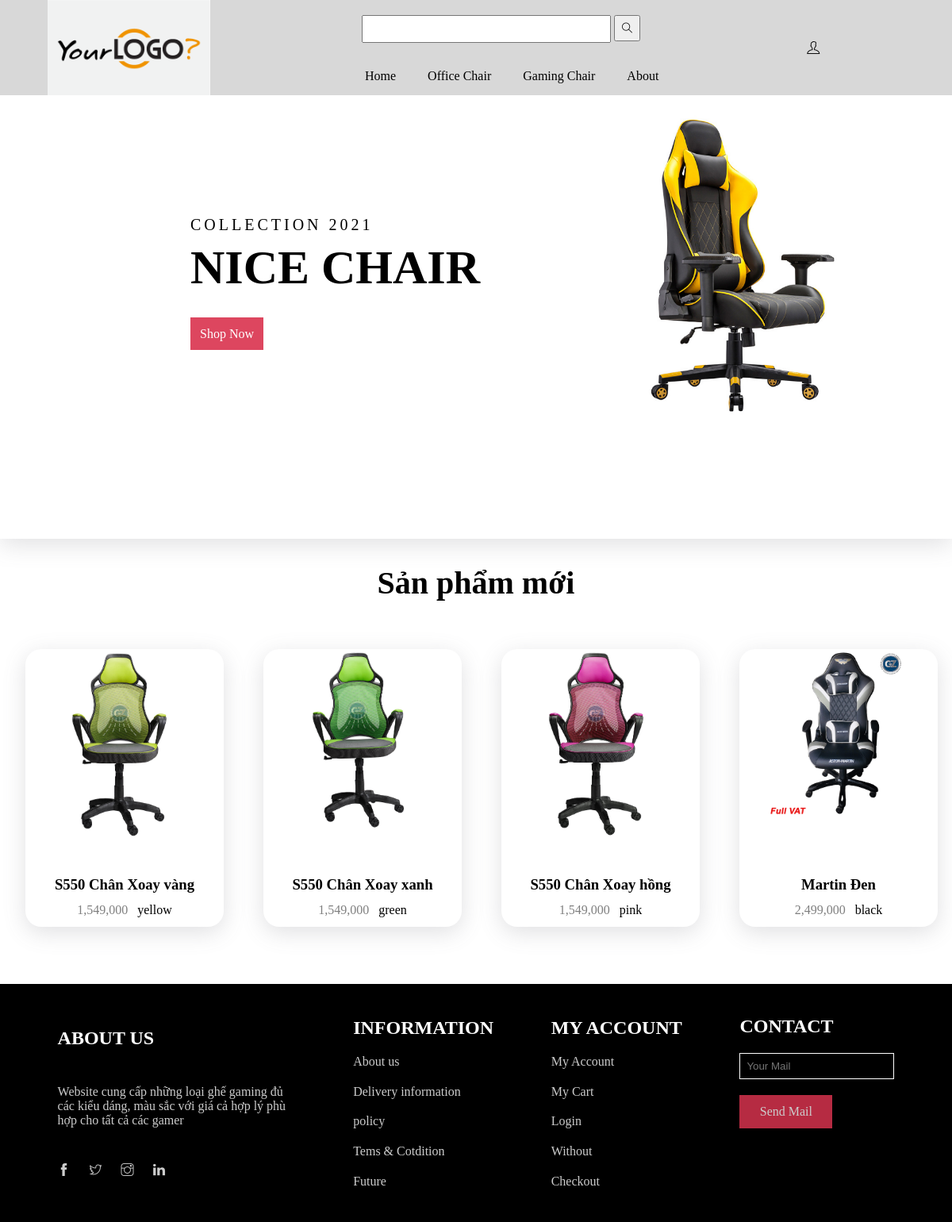
/backend/homepage/index.php, run on the app's committed database.
### tables this page shows
CREATE TABLE `mau` (
  `IDMau` int(11) NOT NULL,
  `IDSP` int(11) DEFAULT NULL,
  `anh` varchar(500) NOT NULL,
  `TenMau` varchar(20) DEFAULT NULL
);

CREATE TABLE `sanpham` (
  `IDSP` int(11) NOT NULL,
  `TenSp` varchar(255) DEFAULT NULL,
  `IDHangSX` int(11) DEFAULT NULL,
  `IDLoai` int(11) DEFAULT NULL,
  `Gia` varchar(20) DEFAULT NULL,
  `SoLuong` int(11) DEFAULT NULL,
  `chitietsp` varchar(500) DEFAULT NULL,
  `create_time` date DEFAULT NULL,
  `update_time` date DEFAULT NULL
);

### db/dbhelper.php (called while the page is built, shortened)
<?php
function executeResult($sql){
    $con=mysqli_connect(HOST,USERNAME,PASSWORD,DATABSE);
    $result= mysqli_query($con, $sql);
    $data=[];
    while($row= mysqli_fetch_array($result,1)){
        $data[]=$row;
    }
    return $data;
}

### backend/homepage/index.php (the view, shortened to what this page needs)
<?php
    require_once('../../db/dbhelper.php');
?>
<!DOCTYPE html>
<html lang="en">
<head>
    <link rel="stylesheet" href="../../assets/style/style.css">
    <link rel="stylesheet" href="../../assets/font/themify-icons-font/themify-icons/themify-icons.css">
</head>
<body>
    <div class="main">
        <div class="header">
            <div class="header-logo">
                <img src="../../assets/imgaes/your-logo.png" alt="logo">
            </div>
            <div class="header-content">
                <div class="header-item">
                    <div class="header-item_search">
                        <form action="../search/request_search.php">
                            <input type="text" name="txt_search" style="width: 85%;">
                            <button type="submit">
                                <i class="ti-search js_search"></i>
                            </button>
                        </form>
                    </div>
                    <div class="header-nav">
                        <ul class="nav">
                            <li><a href="../../backend/homepage/">Home</a></li>
                            <li><a href="../category/sanphamtheoloai.php?tenloai=Văn Phòng">office chair</a></li>
                            <li><a href="../category/sanphamtheoloai.php?tenloai=Gaming">gaming chair</a></li>
                            <li><a href="#">About</a></li>
                        </ul>
                    </div>
                </div>
                <div class="header-item_user">
                    <i class="ti-user js_user" style="padding: 12px;">
                    </i>
                </div>
            </div>
        </div>
        <div class="banner">
            <div class="banner-img">
                <img src="../../assets/imgaes/banner.png" alt="banner">
                <div class="about">
                    <div class="about-banner">
                        <p>Collection 2021</p>
                        <h1>nice chair</h1>
                    </div>
                    <div class="btn-banner">
                        <a href="#" class="btn-shop">Shop Now</a>
                    </div>
                </div>
            </div>
        </div>
        <div class="product">
            <div class="heading">
                <h1>Sản phẩm mới</h1>
            </div>
            <div class="product-view">
                <?php
                    $sql = 'select * from sanpham
                            inner join mau on mau.IDSP = sanpham.IDSP
                            where IDLoai = 1
                            group by sanpham.IDSP desc limit 4';
                    $ProductList = executeResult($sql);
                    foreach($ProductList as $item){
                        echo '
                        <a href="../category/chitietsanpham.php?id='.$item['IDSP'].'" style="width: 25%; color: black;">
                            <div class="product-item">
                                <img style="width: 70%;" src="../../db/imgs/'.$item['anh'].'">
                                <div class="item-info">
                                    <h3>'.$item['TenSp'].'</h3>
                                    <div class="item-much" style="justify-content: center;">
                                        <p>'.$item['Gia'].'</p>
                                        <p>'.$item['TenMau'].'</p>
                                    </div>
                                </div>
                            </div>
                        </a>';
                    }
                ?>
            </div>
        </div>
        <div class="footer">
            <div class="footer-about-us">
                <h2 class="text-white">ABOUT US</h2>
                <p style="color: #ccc;">
                    Website cung cấp những loại ghế gaming đủ
                    các kiểu dáng, màu sắc với giá cả hợp lý
                    phù hợp cho tất cả các gamer
                </p>
                <div class="icon">
                    <a href="#"><i class="ti-facebook"></i></a>
                    <a href="#"><i class="ti-twitter"></i></a>
                    <a href="#"><i class="ti-instagram"></i></a>
                    <a href="#"><i class="ti-linkedin"></i></a>
                </div>
            </div>
            <div class="footer-information">
                <h2 class="text-white">INFORMATION</h2>
                <a href="#">About us</a>
                <a href="#">Delivery information</a>
                <a href="#">policy</a>
                <a href="#">Tems & Cotdition</a>
                <a href="#">Future</a>
            </div>
            <div class="footer-myaccount">
                <h2 class="text-white">MY ACCOUNT</h2>
                <a href="#">My Account</a>
                <a href="#">My Cart</a>
                <a href="#">Login</a>
                <a href="#">Without</a>
                <a href="#">Checkout</a>
            </div>
            <div class="footer-contact">
                <h2 class="text-white">CONTACT</h2>
                <input type="text" placeholder="Your Mail">
                <a href="#">Send Mail</a>
            </div>
        </div>
</body>
</html>

### assets/style/style.css (style rules this page uses)
* { margin: 0; padding: 0; box-sizing: border-box; }
a { text-decoration: none; }
.text-white { color: #fff !important; }
.header { display: flex; flex-wrap: wrap; justify-content: space-evenly; align-items: center; height: 120px; background-color: rgb(216, 216, 216); }
.header .header-logo { margin-left: 60px; flex: 1; }
.header .header-logo img { height: 120px; }
.header-nav .nav { display: flex; }
.header-nav .nav li { list-style: none; line-height: 52px; }
.header-content { display: flex; align-items: center; flex: 2; height: 100%; }
.header-nav .nav li a { color: #000; padding: 0 20px; display: block; text-transform: capitalize; }
.header-item { display: flex; justify-content: flex-end; flex-direction: column; height: 100%; }
.header-item .header-item_search { width: 90%; margin-left: 16px; display: flex; margin-bottom: 16px; }
.header-item .header-item_search input { padding: 8px; width: 85%; }
.header-item .header-item_search form { width: 100%; }
.header-item .header-item_search i { display: inline-block; padding: 8px; }
.header-content .header-item_user { margin: auto; }
.header-nav { display: flex; flex-wrap: wrap; justify-content: space-between; align-items: center; width: 100%; }
.header-content .header-item_user { display: inline-block; padding: 0 16px; line-height: 50px; color: #000; }
.banner-img { position: relative; box-shadow: rgba(100, 100, 111, 0.2) 0px 7px 29px 0px; }
.banner-img img { width: 100%; }
.banner-img .about { position: absolute; top: 40%; left: 20%; z-index: 1; }
.about .about-banner p { font-size: 20px; letter-spacing: 4px; text-transform: uppercase; }
.about .about-banner h1 { font-size: 60px; padding: 8px 0; text-transform: uppercase; }
.about .btn-banner { margin-top: 32px; }
.about .btn-banner a { padding: 12px; color: #fff; background-color: rgb(221, 70, 95); }
.product { margin: 32px 0; display: flex; flex-wrap: wrap; justify-content: center; }
.product .heading { text-align: center; font-size: 20px; margin-bottom: 36px; }
.product-view { display: flex; flex-wrap: wrap; justify-content: center; }
.product-item { border-radius: 20px; overflow: hidden; background-color: white; box-shadow: rgba(100, 100, 111, 0.2) 0px 7px 29px 0px; margin: 24px 32px; width: 20%; min-width: 250px; height: 350px; display: flex; flex-wrap: wrap; align-content: center; flex-direction: column; justify-content: space-between; align-items: center; }
.product-item .item-info { display: flex; flex-direction: column; }
.product-item .item-info h3 { text-align: center; }
.product-item .item-info .item-much { display: flex; flex-direction: row; padding: 12px; }
.product-item .item-info .item-much p:first-child { margin-right: 12px; text-align: center; opacity: 0.5; }
.footer { margin-top: 48px; height: 300px; background-color: #000; display: flex; flex: 1; flex-direction: row; justify-content: space-evenly; }
.footer .footer-about-us { display: flex; flex-direction: column; justify-content: space-around; width: 25%; margin-top: 32px; margin-bottom: 32px; }
.footer .footer-about-us .icon a { padding-right: 20px; }
.footer .footer-information { display: flex; flex-direction: column; justify-content: space-around; margin-top: 32px; margin-bottom: 32px; }
.footer a { color: #ccc; }
.footer .footer-myaccount { display: flex; flex-direction: column; justify-content: space-around; margin-top: 32px; margin-bottom: 32px; }
.footer .footer-contact { display: flex; flex-direction: column; margin-top: 32px; }
.footer .footer-contact h2 { padding: 8px 0; }
.footer .footer-contact input { padding: 8px; background-color: #000; border: 1px solid #fff; margin: 12px 0; }
.footer .footer-contact a { background-color: rgb(182, 43, 66); padding: 12px; margin-top: 8px; width: 60%; text-align: center; box-shadow: rgba(255, 255, 255, 0.4) 2px; }

### backend/homepage/index.php (style rules this page uses)
.header { position: fixed; z-index: 999; top: 0; width: 100%; }

### data on the page
mau: anh (picture), IDSP.TenSp "S550 Chân Xoay vàng", IDSP.Gia "1,549,000", TenMau "yellow"
mau: anh (picture), IDSP.TenSp "S550 Chân Xoay xanh", IDSP.Gia "1,549,000", TenMau "green"
mau: anh (picture), IDSP.TenSp "S550 Chân Xoay hồng", IDSP.Gia "1,549,000", TenMau "pink"
mau: anh (picture), IDSP.TenSp "Martin Đen", IDSP.Gia "2,499,000", TenMau "black"
